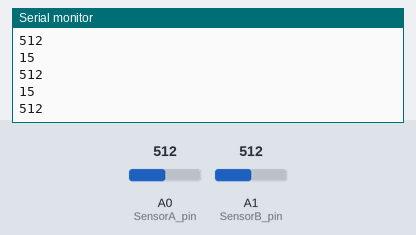
Simulated run of this sketch. Board: Arduino Uno, built with avr-gcc and run on an emulated ATmega328P. On the bench: the last lines printed to the serial monitor. The test bench sets the inputs (shaded band); at power-on: A0 (SensorA_pin) = 512, A1 (SensorB_pin) = 512.

Above: at 1.2 s.
1.3 s: A0 (SensorA_pin) set to 716
At 1.8 s:
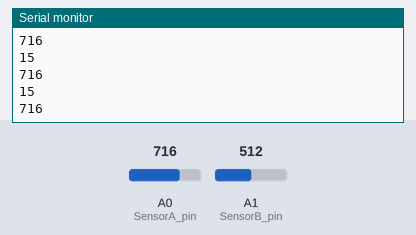
2.8 s: A0 (SensorA_pin) set to 900
At 3.5 s:
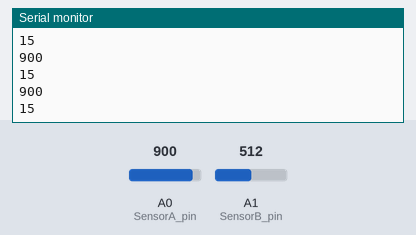
Timing chart, 0 to 5.8 s (numbered marks = the images above; inputs shaded):
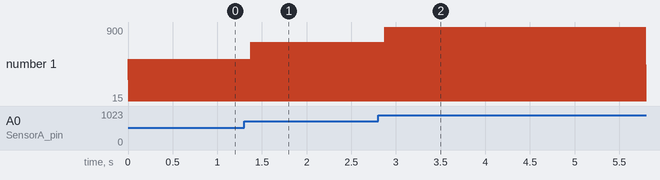

The sketch:

SwitchStateLab.ino
```cpp
int SensorA_data;
int SensorA_pin = A0;
int SensorB_data;
int SensorB_pin = A1;


void setup() {
Serial.begin(9600);
}

void loop() {
SensorA();
SensorB();


}
void SensorA() {
    SensorA_data = analogRead(SensorA_pin);
    Serial.println(SensorA_data);
}

void SensorB() {
    SensorB_data = analogRead(SensorB_pin);
    Serial.println(SensorB_pin);
}
//Tester GitHub repository for gruppe 12


//For å git commite;
// start med git add .
// got commit -m "kommentar"
// git push -u origin main
```

Measured:
- after the input at 1.3 s, the serial monitor: prints a new line after 0.08 s (image 1)
- after the input at 2.8 s, the serial monitor: prints a new line after 0.07 s (image 2)
- plotted number 1: 15 → 716 after the input at 1.3 s, 716 → 900 after the input at 2.8 s
